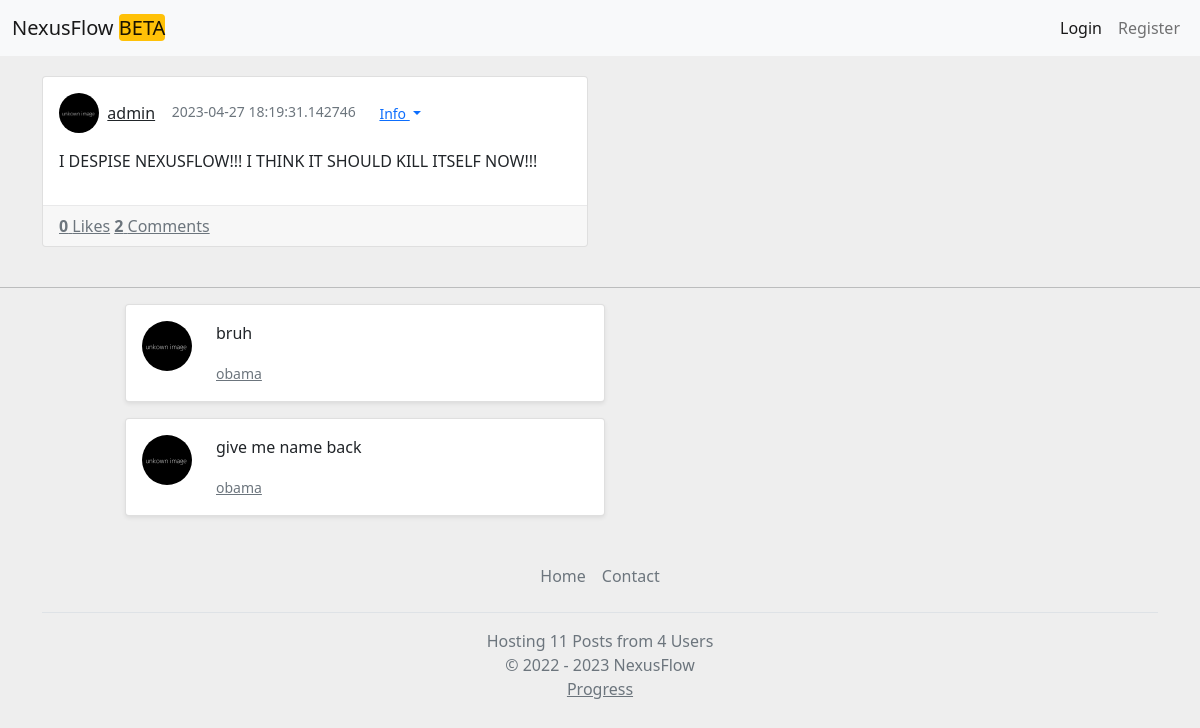
The app's page /p/ab24a460-03a8-455d-87e8-b93708dfad82 with its own data.
### app.py (models this page shows)
class Serializer(object):
	def serialize(self):
		return {c: getattr(self, c) for c in inspect(self).attrs.keys()}
	@staticmethod
	def serialize_list(l):
		return [m.serialize() for m in l]

class Users(db.Model, Serializer):
	id = db.Column(db.Integer, primary_key=True)
	public_id = db.Column(db.String())
	ip = db.Column(db.String(), default="")
	email = db.Column(db.String(), default="")
	bio = db.Column(db.String(150), default="")
	name = db.Column(db.String(50))
	password = db.Column(db.String(500))
	pfpurl = db.Column(db.String(150))
	likedposts = db.Column(db.String(), default="")
	followers = db.Column(db.String(), default="")
	followercount = db.Column(db.Integer, default=0)
	followingcount = db.Column(db.Integer, default=0)
	following = db.Column(db.String(), default="")
	blocked = db.Column(db.String(), default="")
	posts = db.Column(db.String(), default="")
	algmod = db.Column(db.Integer, default=0)
	postallow = db.Column(db.Boolean, default=False)
	admin = db.Column(db.Boolean, default=False)

class Posts(db.Model):
	id = db.Column(db.Integer, primary_key=True, autoincrement=True)
	pub_id = db.Column(db.String(75))
	date_created = db.Column(db.DateTime, default=datetime.utcnow)
	content = db.Column(db.String(750))
	parentpost = db.Column(db.String())
	creator = db.Column(db.String(50))
	subpost = db.Column(db.String())
	likes = db.Column(db.Integer)
	comments = db.Column(db.Integer)
	sent = db.Column(db.Float)
	del_allow = db.Column(db.Boolean)
	isreply = db.Column(db.Boolean)
	edited = db.Column(db.Boolean)

### app.py (the view)
@app.route('/p/<string:post_id>')
def getpost(post_id):
	myuser = getuserfromtoken(request.cookies.get('token'))
	if myuser == None:
		myuser = {}
	try:
		post = Posts.query.filter_by(pub_id=post_id).first()
		create = Users.query.filter_by(public_id=post.creator).first()
		post = post.__dict__
		create = create.__dict__
		time = post['date_created'].strftime("%Y-%m-%d %H:%M:%S")
		subposts = post['subpost']
		sub = []
		subcreate = []
		if subposts == None:
			sub = []
		else:
			subposts = subposts.split(',')
			for h in subposts:
				h = Posts.query.filter_by(pub_id=h).first()
				sub.append(h)
			sub = sub[1:]
			for h in sub:
				if h == None:
					continue
				h = h.__dict__
				creates = Users.query.filter_by(public_id=h['creator']).first()
				subcreate.append(creates)
		return render_template('postview.html',
		                       post=post,
		                       create=create,
		                       time=time,
		                       myuser=myuser,
		                       sub=sub,
		                       subcreate=subcreate)
	except Exception as e:
		return "Unknown Post<br>" + str(e)

### app.py (called while the page is built, shortened)
def getpostcount():
	return len(Posts.query.all())

def getusercount():
	return len(Users.query.all())

@app.context_processor
def inject_now():
	return {'now': datetime.utcnow(), 'domain': domain, 'postcount':getpostcount(), 'usercount':getusercount()}

def getuserfromtoken(token):
	if not token:
		return None

### templates/postview.html (shortened to what this page needs)
<!DOCTYPE html>
<html lang="en">
<head>
    <link href="https://cdn.jsdelivr.net/npm/bootstrap@5.0.0/dist/css/bootstrap.min.css" rel="stylesheet" >
</head>
<body>
    {% set user = myuser %}
{% include "header.html" %}
{% include 'post.html' %}
{% if myuser != {} %}
<textarea class="form-control" id="comment{{post['pub_id']}}" rows="3" placeholder="Add a comment..." id="replytxt"></textarea><button class="btn btn-primary" onclick="comment()">Comment</button>
<br>
{% else %}
	<hr>
{% endif %}
{% for i in range(sub|length) %}
{% set subpost = sub[i] %}
{% set subcreate = subcreate[i] %}
<div class="card shadow-sm mt-3" id="reply">
    <div class="card-body">
      <div class="row">
        <div class="col-auto">
          <img src="{{subcreate['pfpurl']}}" class="rounded-circle" width="50" height="50">
        </div>
        <div class="col">
          <p class="card-text">{{ subpost.content }}</p>
          <div class="card-text"><small class="text-muted"><a href="/u/{{subcreate['name']}}">{{subcreate['name']}}{% if subcreate.admin == True %} </a> <span class="badge bg-success rounded-pill">Admin</span> {% else%} </a> {% endif %}</small></div>
        </div>
      </div>
    </div>
  </div>
{% endfor %}
	{% include "footer.html" %}
</body>
</html>

### templates/post.html (shortened to what this page needs)
<div class="container posts-content">
    <div class="row">
        <div class="col-lg-6">
            <div class="card mb-4">
              <div class="card-body">
                <div class="media mb-3">
                  <div class="d-flex align-items-center">
                    <img src="{{create['pfpurl']}}" class="rounded-circle" alt="" width="40px" height="40px"> &nbsp;&nbsp;
                    <div class="media-body ml-3">
                      <a href="/u/{{create['name']}}">{{create['name']}}{% if create.admin == True %} </a> <span class="badge bg-success rounded-pill">Admin</span> {% else%} </a> {% endif %}
                    </div>&nbsp;&nbsp;&nbsp;&nbsp;
                    <div class="text-muted small">{{post['date_created']}} &nbsp;&nbsp;
<div class="btn-group">
  <button type="button" class="btn btn-link dropdown-toggle btn-sm" data-bs-toggle="dropdown" aria-expanded="false">
    Info
  </button>
</div>
</div>
                  </div>
                </div>
                <div id="content{{post['pub_id']}}">
                <p id="content-text{{post['pub_id']}}">
									{{post['content']|markdown}}
                </p>
                </div>
              </div>
              <div class="card-footer">
                <a href="javascript:send('{{post['pub_id']}}')" class="d-inline-block text-muted">
                  {% if post['pub_id'] in likes %}
                  <strong>{{post['likes']}}</strong> Liked
              {% else %}
                  <strong>{{post['likes']}}</strong> Likes
              {% endif %}
                </a>
                <a href="/p/{{post['pub_id']}}" class="d-inline-block text-muted ml-3">
                    <strong>{{post['comments']}}</strong> Comments
                </a>
              </div>
            </div>
        </div>
</div>
</div>

### templates/postview.html (style rules this page uses)
body { background:#eee; }
a { color: inherit; }
.posts-content { margin-top:20px; }
#reply { width: 40%; }
.d-flex, .d-inline-flex, .media, .media>:not(.media-body), .jumbotron, .card { -ms-flex-negative: 1; flex-shrink: 1; }
.card-footer, .card hr { border-color: rgba(24,28,33,0.06); }
#reply { margin-left:125px; }

### templates/header.html (style rules this page uses)
body { overflow-x:hidden; background:#eee; }

### records on screen
Users: pfpurl (picture), name "admin"
Posts: content "I DESPISE NEXUSFLOW!!! I THINK IT SHOULD KILL ITSELF NOW!!!"
Users: pfpurl (picture), name "obama" "obama"
Posts: content "bruh"
Posts: content "give me name back"

### other values on screen
{{ post['date_created'] }} "2023-04-27 18:19:31.142746"
{{ post['likes'] }} "0"
{{ post['comments'] }} "2"
{{ postcount }} "11"
{{ usercount }} "4"
